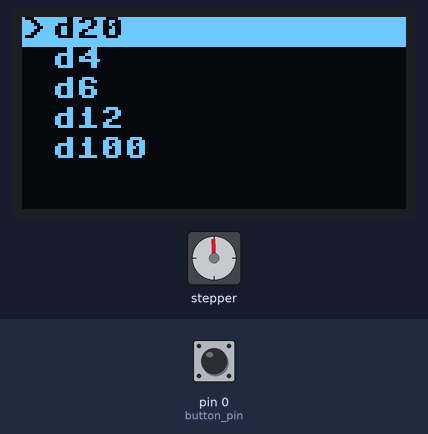
Bench run of a program on a simulated MicroPython board. Parts: 128×64 one-colour display, stepper motor. Inputs (shaded band) come from the test bench; at power-on: pin 0 (button_pin) HIGH. Random numbers come from a fixed seed; the stepper is drawn at 200 steps a turn; library files of the repository ran but are not shown: ssd1306.py.

Above: at 1.2 s.
1.3 s: pin 0 (button_pin) pulled LOW for 0.15 s
At 2.3 s:
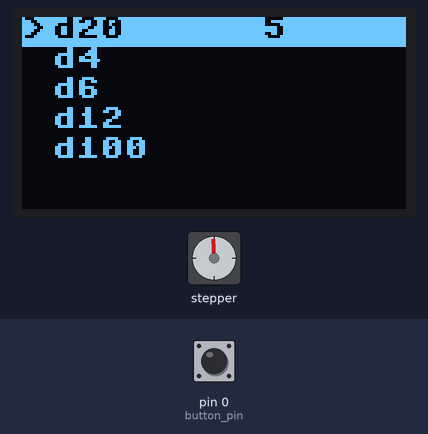
2.9 s: pin 0 (button_pin) pulled LOW for 1 s
At 3.6 s:
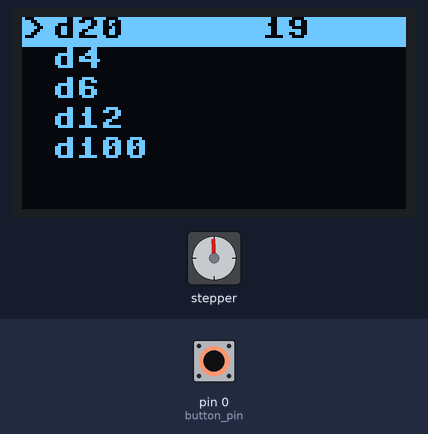
5.4 s: pin 0 (button_pin) pulled LOW for 0.15 s
At 6.6 s:
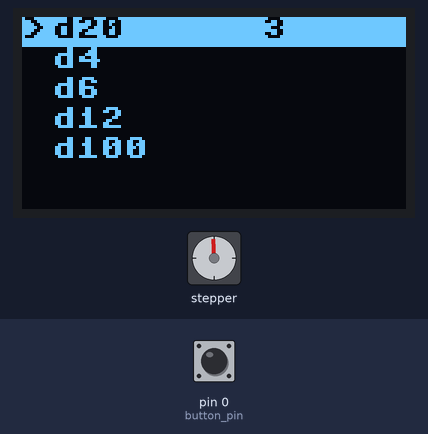
7.0 s: pin 0 (button_pin) pulled LOW for 1 s
Timing chart, 0 to 10.0 s (numbered marks = the images above; inputs shaded):
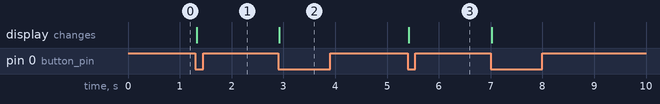

The program:

Dice.py
```python
from lib.shared import *
from random import randint

def get_files():
    files = listdir()
    menu = []
    for file in files:
        if file.endswith(".py") and file != "main.py":
            menu.append(file)
    return(menu)

def show_menu(menu):
    global line, highlight, shift, list_length
    item = 1
    line = 1
    line_height = 10
    short_list = menu [shift:shift+TOTAL_LINES]

    oled.fill(0)

    list_length = len(menu)

    if highlight > list_length:
        highlight = list_length
    if highlight < 1:
        highlight = 1

    # Adjust shift to ensure highlight is visible
    if highlight > shift + TOTAL_LINES:
        shift = highlight - TOTAL_LINES
    if highlight <= shift:
        shift = highlight - 1

    for item in short_list:
        if highlight == line:
            oled.fill_rect(0,(line-1)*line_height, 128, line_height, 1)
            oled.text(">", 0, (line-1)*line_height, 0)
            oled.text(item, 10, (line-1)*line_height, 0)
        else:
            oled.text(item, 10, (line-1)*line_height, 1)
        line += 1
    oled.show()

def roll(die):
    global button_down, line, highlight

    # Simulate a dice roll
    roll_result = randint(1, int(die[1:]))  # Extract the dice size from "d20", "d6", etc.

    # Display the roll result on the highlighted line
    line_height = 10
    y_position = (highlight - 1) * line_height  # Calculate the y-position of the highlighted line

    oled.fill_rect(0, y_position, 128, line_height, 1)
    oled.text(">", 0, y_position, 0)
    oled.text(die, 10, y_position, 0)  # Display the dice name on the highlighted line
    oled.text(str(roll_result), 80, y_position, 0)  # Display the roll result next to it
    oled.show()

    # Wait for the button to be released before returning
    while button_pin.value() == False:
        pass

dice = ["d20", "d4", "d6", "d12", "d100"]
show_menu(dice)

while True:
    previous_highlight = highlight

    if highlight > list_length:
        highlight = list_length
    elif highlight < 1:
        highlight = 1

    if previous_value != step_pin.value():
        if step_pin.value() == False:

            if direction_pin.value() == False:
                if highlight > 1:
                    highlight -= 1
                else:
                    if shift > 0:
                        shift -= 1

            else:
                if highlight < TOTAL_LINES:
                    highlight += 1
                else:
                    if shift+TOTAL_LINES < list_length:
                        shift += 1

            show_menu(dice)
        previous_value = step_pin.value()

    if button_pin.value() == False and not button_down:
        button_down = True
        roll(dice[(highlight-1) + shift])

    if button_pin.value() == True and button_down:
        button_down = False
```

shared.py
```python
from machine import I2C, Pin
from time import sleep
from lib.ssd1306 import SSD1306_I2C

i2c = I2C(id=1, scl=Pin(7), sda=Pin(6))

# Menu Variables
line = 1
highlight = 1
shift = 0
list_length = 0
TOTAL_LINES = 6

oled = SSD1306_I2C(width=128, height=64, i2c=i2c, addr=i2c.scan()[0])
oled.init_display()

button_pin = Pin(0, Pin.IN, Pin.PULL_UP)
direction_pin = Pin(1, Pin.IN, Pin.PULL_UP)
step_pin  = Pin(2, Pin.IN, Pin.PULL_UP)

previous_value = True
button_down = False
```

Measured:
- after the input at 1.3 s, the display: changes at once (image 1)
- after the input at 2.9 s, the display: changes at once (image 2)
- after the input at 5.4 s, the display: changes at once (image 3)
